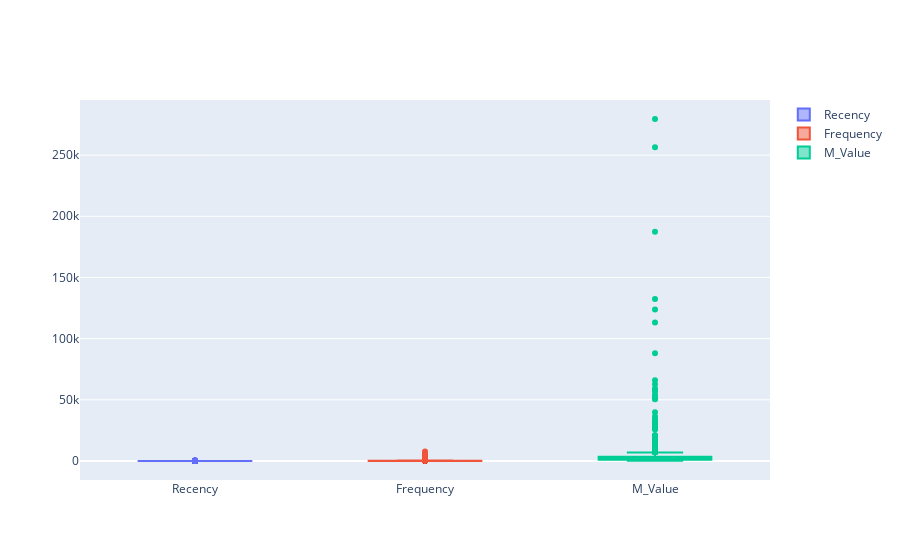

This figure's notebook cell:
### Code cell
fig=go.Figure()
# Add box plots for Recency, Frequency, and Monetary Value
fig.add_trace(go.Box(y=Loyal_segment['Recency'],name='Recency'))
fig.add_trace(go.Box(y=Loyal_segment['Frequency'],name='Frequency'))
fig.add_trace(go.Box(y=Loyal_segment['M_Value'],name='M_Value'))

#might want to remove the outliers in the data and continue with the analysis

### Figure 1 — Plotly figure (JSON) as saved in the notebook; plotly's stock layout.template omitted (floating-point values rounded to 4 significant figures; data arrays with more than 128 entries replaced by an {"elided": "..."} marker saying what was removed)
{"data": [{"name": "Recency", "type": "box", "y": {"elided": "1699 int values"}}, {"name": "Frequency", "type": "box", "y": {"elided": "1699 int values"}}, {"name": "M_Value", "type": "box", "y": {"elided": "1699 float values"}}], "layout": {}}
